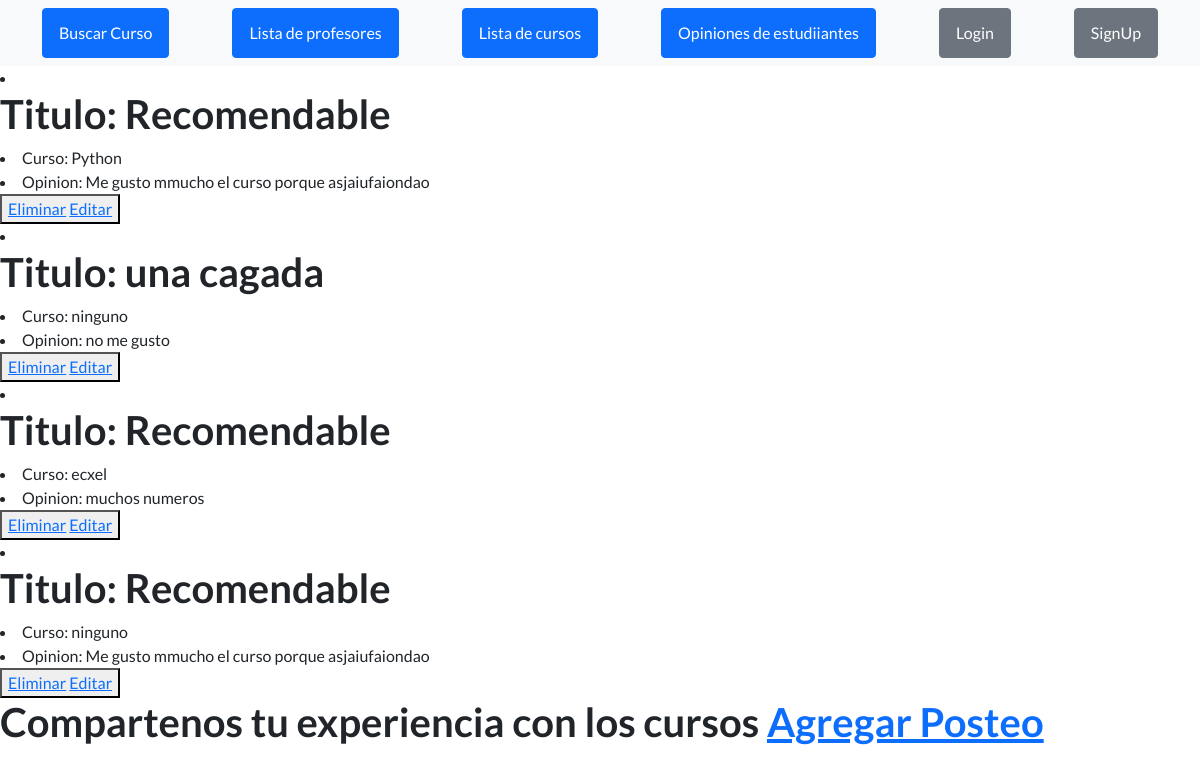
Page /listaposteos/ on the earlier database version.
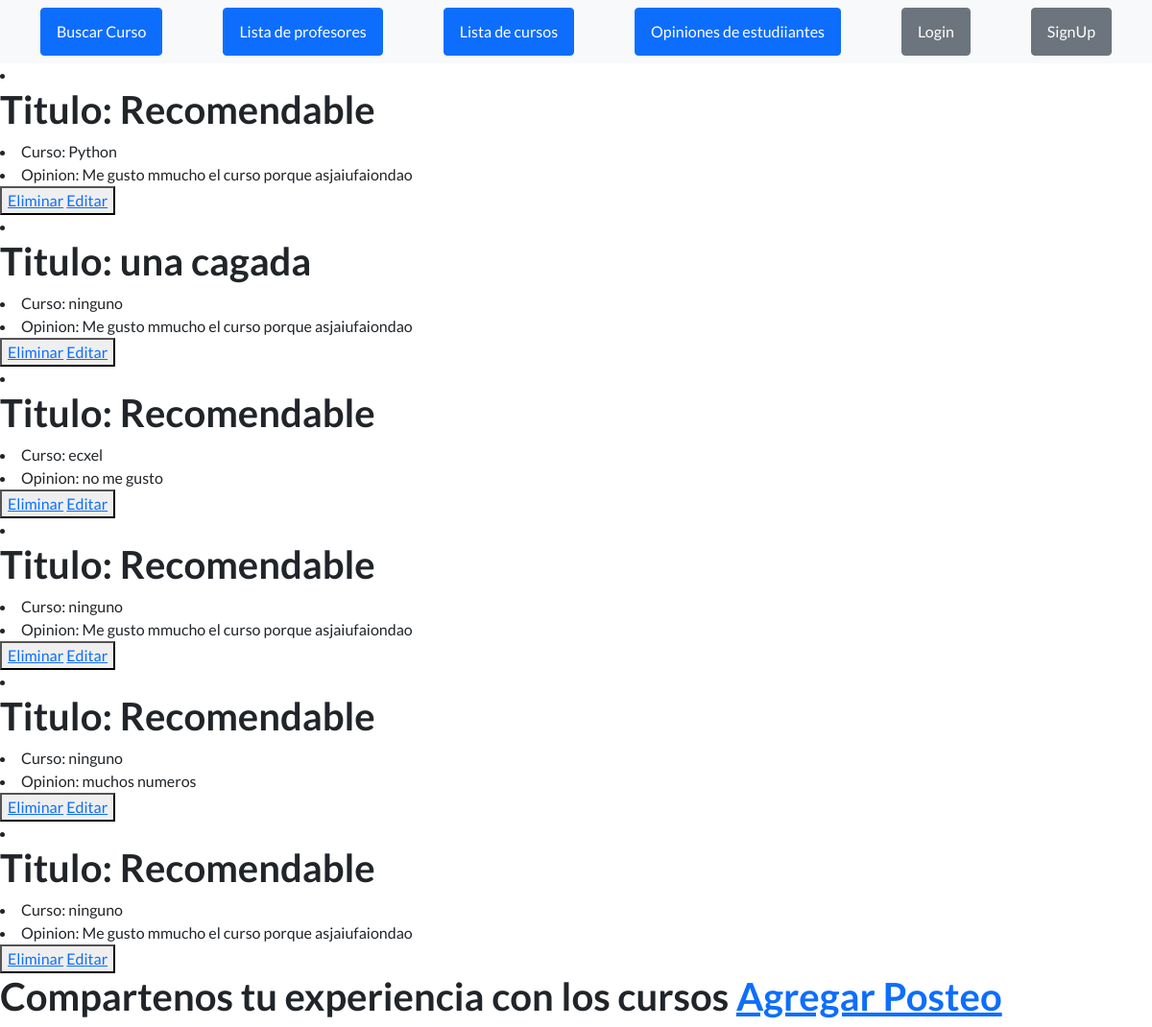
Same page on the later database version.
### appCoder/models.py (models this page shows, shortened)
class Posteo(models.Model):
    titulo=models.CharField(max_length=30)
    curso_concretado=models.CharField(max_length=40)
    resenia=models.CharField(max_length=200)
    imagen = models.ImageField(upload_to="posts", null=True, blank=True)

### appCoder/views.py (the view)
# urls.py: path('listaposteos/', mostrar_posteos, name='lista_post'),
def mostrar_posteos(request):
      posteos= Posteo.objects.all()
      context = {'posteos': posteos}
      return render(request, 'mostrar_posteos.html', context=context)

### appCoder/templates/mostrar_posteos.html (shortened to what this page needs)
{% extends "index.html" %}
    {%load static %}
{% block codigoDinamico %}
    {% for p in posteos %}
    <li><h1> Titulo: {{ p.titulo }}</h1></li>
        <li> Curso: {{ p.curso_concretado }}</li>
        <li> Opinion: {{ p.resenia }}</li>
        <button>
            <a href="{% url 'eliminar_posteo' p.id %}"> Eliminar</a>
            <a href="{% url 'editar_posteo' p.id %}"> Editar</a>
         </button>
    {% endfor %}
    <h1>Compartenos tu experiencia con los cursos  <a href="{% url 'post' %}"> Agregar Posteo </a></h1>
{% endblock %}

Differences in the rows shown:
changed Posteo "una cagada": resenia "no me gusto" → "Me gusto mmucho el curso porque asjaiufaiondao"
changed Posteo "ecxel": resenia "muchos numeros" → "no me gusto"
added Posteo: titulo "Recomendable", curso_concretado "ninguno", resenia "muchos numeros"
added Posteo: titulo "Recomendable", curso_concretado "ninguno", resenia "Me gusto mmucho el curso porque asjaiufaiondao"
